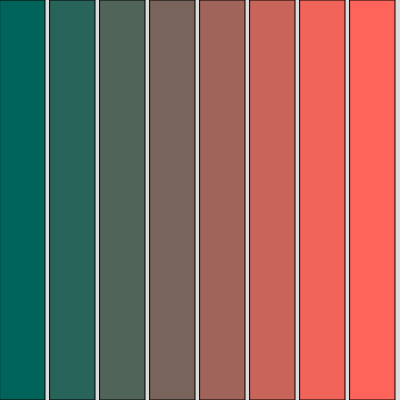
Frame 1 (no input)
Frame 60 (no input): identical to frame 1, image omitted
Frame 120 (the mouse pressed at the canvas centre since frame 60): identical to frame 1, image omitted

The p5.js sketch that drew this single still picture (run headless with seeded random() and noise() and a simulated clock; from frame 60 on, the mouse is pressed at the canvas centre):

// p5.js sketch
// ── sketch.js
function setup() {
  createCanvas(400, 400);
}

function draw() {
  background(220);
  for(let i=0; i < 8; i++){
    fill(40*i, 100, 90);
    rect(0, 0, 45, 400);
    translate(50, 0);
  }
}
